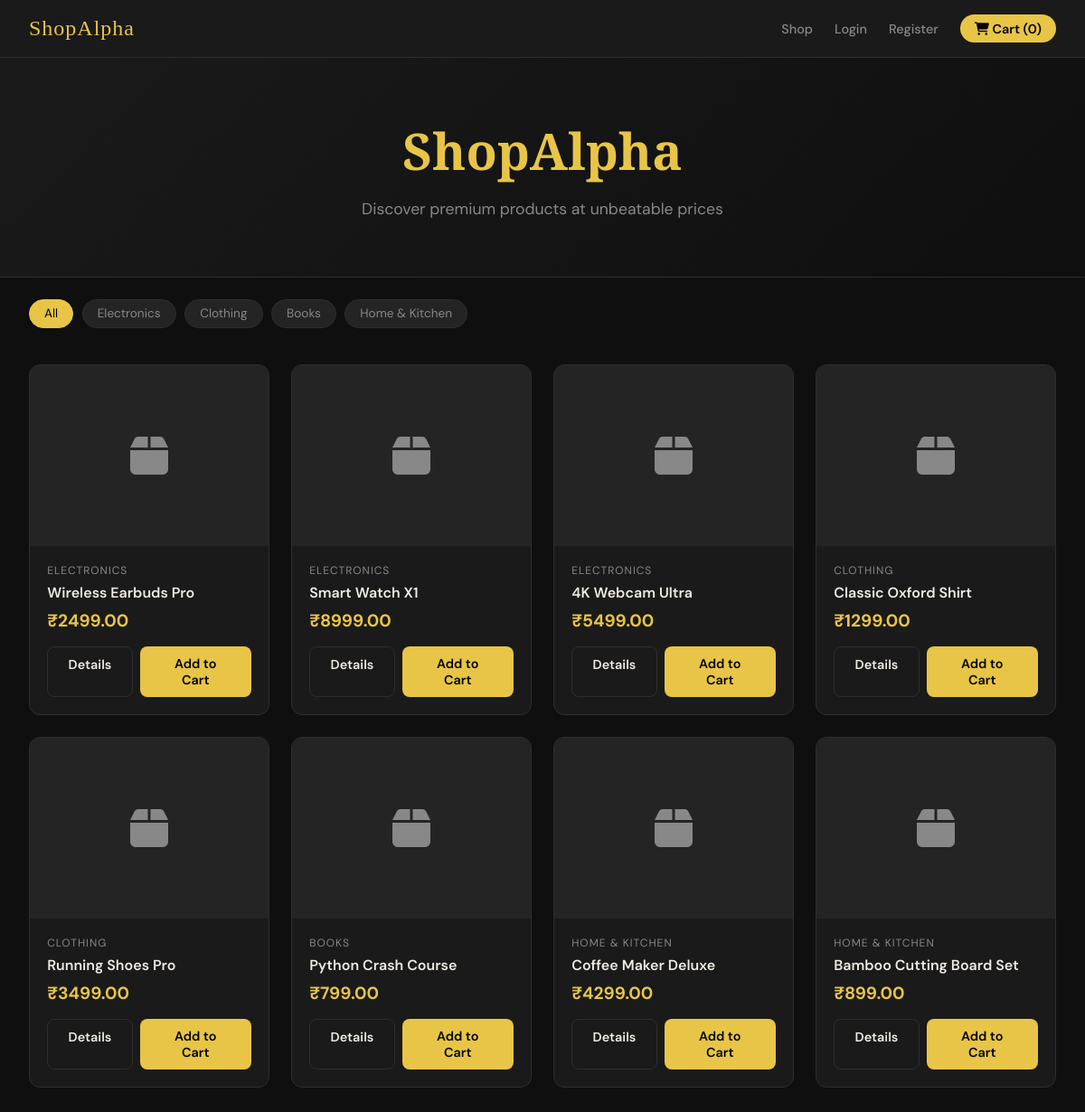
The page / on the database its author committed.
### store/models.py (models this page shows, shortened)
class Category(models.Model):
    name = models.CharField(max_length=200)
    slug = models.SlugField(unique=True)
    class Meta:
        verbose_name_plural = "Categories"

class Product(models.Model):
    category = models.ForeignKey(Category, on_delete=models.CASCADE, related_name='products')
    name = models.CharField(max_length=200)
    slug = models.SlugField(unique=True)
    description = models.TextField()
    price = models.DecimalField(max_digits=10, decimal_places=2)
    image = models.ImageField(upload_to='products/', blank=True, null=True)
    stock = models.PositiveIntegerField(default=10)
    available = models.BooleanField(default=True)
    created = models.DateTimeField(auto_now_add=True)

### store/views.py (the view)
# urls.py: path('', views.home, name='home'),
def home(request):
    products = Product.objects.filter(available=True)
    categories = Category.objects.all()
    category_slug = request.GET.get('category')
    if category_slug:
        category = get_object_or_404(Category, slug=category_slug)
        products = products.filter(category=category)
    return render(request, 'store/home.html', {'products': products, 'categories': categories})

### store/context_processors.py (called while the page is built)
def cart_count(request):
    cart = request.session.get('cart', {})
    count = sum(cart.values())
    return {'cart_count': count}

### templates/store/home.html (shortened to what this page needs)
{% extends 'base.html' %}
{% block content %}
<div class="hero">
    <h1>ShopAlpha</h1>
    <p>Discover premium products at unbeatable prices</p>
</div>
<div class="categories">
    <a href="/" class="cat-btn {% if not request.GET.category %}active{% endif %}">All</a>
    {% for cat in categories %}
    <a href="/?category={{ cat.slug }}" class="cat-btn {% if request.GET.category == cat.slug %}active{% endif %}">{{ cat.name }}</a>
    {% endfor %}
</div>
{% if products %}
<div class="products-grid">
    {% for product in products %}
    <div class="product-card">
        <div class="product-img">
            {% if product.image %}<img src="{{ product.image.url }}" alt="{{ product.name }}">
            {% else %}<i class="fas fa-box"></i>{% endif %}
        </div>
        <div class="product-info">
            <div class="product-category">{{ product.category.name }}</div>
            <h3>{{ product.name }}</h3>
            <div class="product-price">&#8377;{{ product.price }}</div>
            <div class="product-actions">
                <a href="/product/{{ product.slug }}/" class="btn btn-outline">Details</a>
                <form method="post" action="/cart/add/{{ product.id }}/" style="flex:1">
                    <button type="submit" class="btn btn-primary" style="width:100%">Add to Cart</button>
                </form>
            </div>
        </div>
    </div>
    {% endfor %}
</div>
{% else %}
<div class="no-products">
    <i class="fas fa-box-open"></i>
    <p>No products yet. Add some from the <a href="/admin/" style="color:var(--accent)">admin panel</a>.</p>
</div>
{% endif %}
{% endblock %}

### templates/base.html (shortened to what this page needs)
<!DOCTYPE html>
<html lang="en">
<head>
    <link href="https://cdnjs.cloudflare.com/ajax/libs/font-awesome/6.4.0/css/all.min.css" rel="stylesheet">
</head>
<body>
<nav>
    <a href="/" class="nav-brand">ShopAlpha</a>
    <div class="nav-links">
        <a href="/">Shop</a>
        {% if user.is_authenticated %}
            <a href="/my-orders/">My Orders</a>
            <a href="/accounts/logout/">Logout ({{ user.username }})</a>
        {% else %}
            <a href="/accounts/login/">Login</a>
            <a href="/accounts/register/">Register</a>
        {% endif %}
        <a href="/cart/" class="cart-btn"><i class="fas fa-shopping-cart"></i> Cart ({{ cart_count }})</a>
    </div>
</nav>
{% block content %}{% endblock %}
</body>
</html>

### templates/base.html (style rules this page uses)
:root { --bg: #0f0f0f; --surface: #1a1a1a; --surface2: #242424; --accent: #e8c547; --accent2: #f0a500; --text: #f0ece4; --muted: #888; --border: #2e2e2e; --danger: #e05252; --success: #52c07a; }
* { margin: 0; padding: 0; box-sizing: border-box; }
body { background: var(--bg); color: var(--text); font-family: 'DM Sans', sans-serif; min-height: 100vh; }
nav { background: var(--surface); border-bottom: 1px solid var(--border); padding: 0 2rem; position: sticky; top: 0; z-index: 100; display: flex; align-items: center; justify-content: space-between; height: 64px; }
.nav-brand { font-family: 'Playfair Display', serif; font-size: 1.5rem; color: var(--accent); text-decoration: none; letter-spacing: 1px; }
.nav-links { display: flex; align-items: center; gap: 1.5rem; }
.nav-links a { color: var(--muted); text-decoration: none; font-size: 0.9rem; font-weight: 500; transition: color 0.2s; }
.cart-btn { background: var(--accent); color: #000 !important; padding: 0.4rem 1rem; border-radius: 20px; font-weight: 600 !important; }
.btn { display: inline-block; padding: 0.6rem 1.4rem; border-radius: 8px; font-size: 0.9rem; font-weight: 600; cursor: pointer; border: none; text-decoration: none; transition: all 0.2s; font-family: 'DM Sans', sans-serif; }
.btn-primary { background: var(--accent); color: #000; }
.btn-outline { background: transparent; color: var(--text); border: 1px solid var(--border); }

### templates/store/home.html (style rules this page uses)
.hero { background: linear-gradient(135deg,#1a1a1a,#0f0f0f); border-bottom:1px solid var(--border); padding:4rem 2rem; text-align:center; }
.hero h1 { font-family:'Playfair Display',serif; font-size:3.5rem; color:var(--accent); margin-bottom:1rem; }
.hero p { color:var(--muted); font-size:1.1rem; }
.categories { display:flex; gap:0.6rem; flex-wrap:wrap; padding:1.5rem 2rem; }
.cat-btn { padding:0.4rem 1rem; background:var(--surface2); border:1px solid var(--border); color:var(--muted); border-radius:20px; text-decoration:none; font-size:0.85rem; transition:all 0.2s; }
.cat-btn:hover,.cat-btn.active { background:var(--accent); color:#000; border-color:var(--accent); }
.products-grid { display:grid; grid-template-columns:repeat(auto-fill,minmax(260px,1fr)); gap:1.5rem; padding:1rem 2rem 3rem; }
.product-card { background:var(--surface); border:1px solid var(--border); border-radius:12px; overflow:hidden; transition:transform 0.2s,border-color 0.2s; }
.product-img { width:100%; height:200px; background:var(--surface2); display:flex; align-items:center; justify-content:center; color:var(--muted); font-size:3rem; }
.product-info { padding:1.2rem; }
.product-info h3 { font-size:1rem; margin-bottom:0.4rem; font-weight:600; }
.product-price { font-size:1.2rem; color:var(--accent); font-weight:700; margin:0.5rem 0 1rem; }
.product-category { font-size:0.75rem; color:var(--muted); margin-bottom:0.4rem; text-transform:uppercase; letter-spacing:1px; }
.product-actions { display:flex; gap:0.5rem; }

### rows shown on the page
Category: name "Electronics"
Category: name "Clothing"
Category: name "Books"
Category: name "Home & Kitchen"
Product: category.name "ELECTRONICS", name "Wireless Earbuds Pro", price "2499.00"
Product: category.name "ELECTRONICS", name "Smart Watch X1", price "8999.00"
Product: category.name "ELECTRONICS", name "4K Webcam Ultra", price "5499.00"
Product: category.name "CLOTHING", name "Classic Oxford Shirt", price "1299.00"
Product: category.name "CLOTHING", name "Running Shoes Pro", price "3499.00"
Product: category.name "BOOKS", name "Python Crash Course", price "799.00"
Product: category.name "HOME & KITCHEN", name "Coffee Maker Deluxe", price "4299.00"
Product: category.name "HOME & KITCHEN", name "Bamboo Cutting Board Set", price "899.00"

### other values the page prints
{{ cart_count }} "0"
